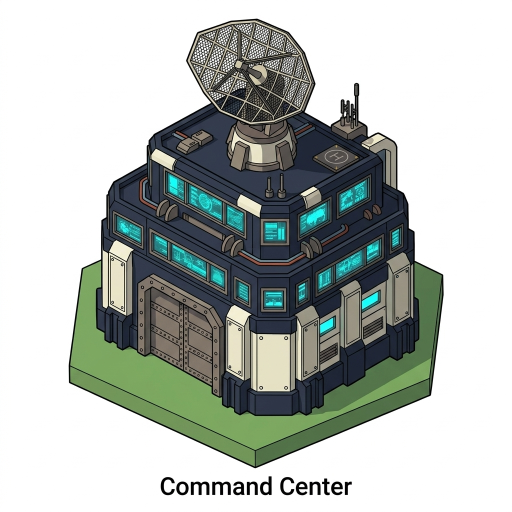
#> input picture assets/input_command_center.jpg, 1024 x 1024 px, given in place of building_factory_preview.png, which was not available (shown at 1/2 size)
$ python make_comparison.py
#> lines starting #> are read from the running program, lines starting #| are printed output that depends on the picture; pictures that were not available may be replaced by others from this repository, and a replacement may not be noted
"""
make_comparison.py — side-by-side Meshy vs Trellis 2 comparison grid
"""
from PIL import Image, ImageDraw
import sys

def compare(meshy_path, trellis_path, output_path, label_left="Meshy", label_right="Trellis 2"):
#> called with label_left = 'Meshy — building_factory', label_right = 'Trellis 2 — run_162340'
    m = Image.open(meshy_path).convert("RGB")
#> m is the input picture: PIL image 1024x1024 RGB; mean R, G, B 180.7, 186.9, 182.3
    t = Image.open(trellis_path).convert("RGB")
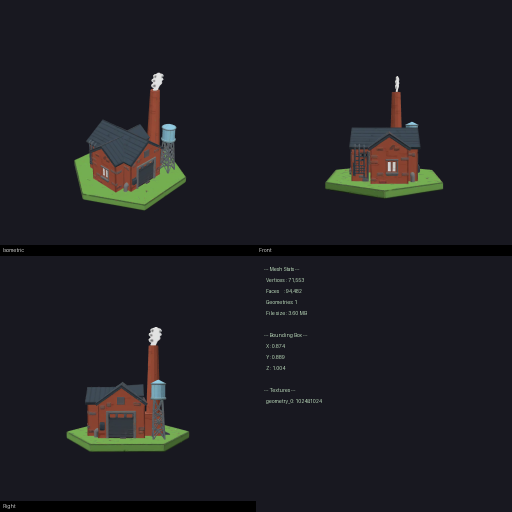
#> input picture runs/run_20260526_162340/preview.png, 1024 x 1024 px, found by its file name (shown at 1/2 size)
#> t is the input picture: PIL image 1024x1024 RGB; mean R, G, B 29.5, 29.3, 34.4
    W, H = m.width, m.height
#> W = 1024; H = 1024
    out = Image.new("RGB", (W * 2 + 8, H + 32), (10, 10, 16))
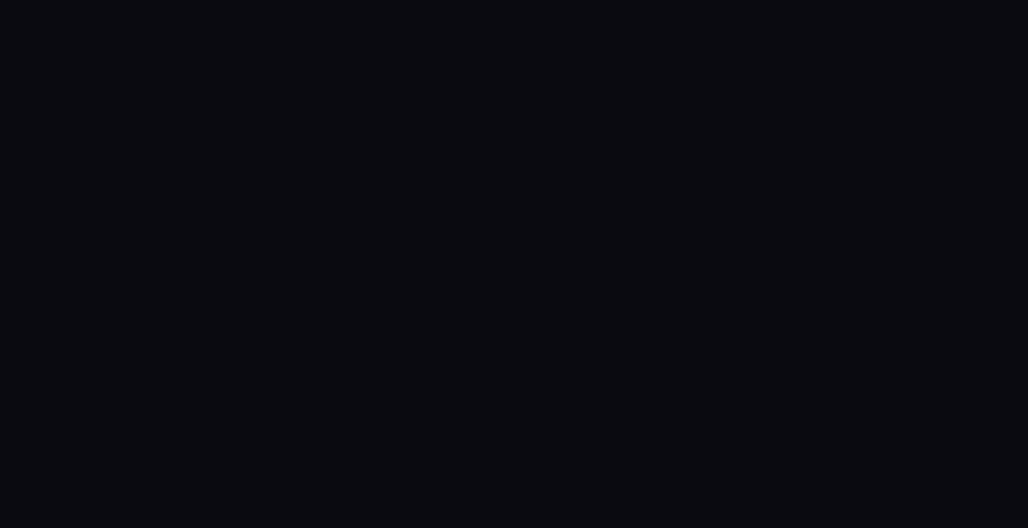
#> out: PIL image 2056x1056 RGB (shown at 1/2 size); mean R, G, B 10, 10, 16
    out.paste(m, (0, 32))
    out.paste(t, (W + 8, 32))
    draw = ImageDraw.Draw(out)
    draw.rectangle([0, 0, W, 30], fill=(30, 60, 30))
    draw.rectangle([W + 8, 0, W * 2 + 8, 30], fill=(30, 30, 80))
    draw.text((8, 6), label_left, fill=(180, 255, 180))
    draw.text((W + 16, 6), label_right, fill=(180, 180, 255))
    out.save(output_path)
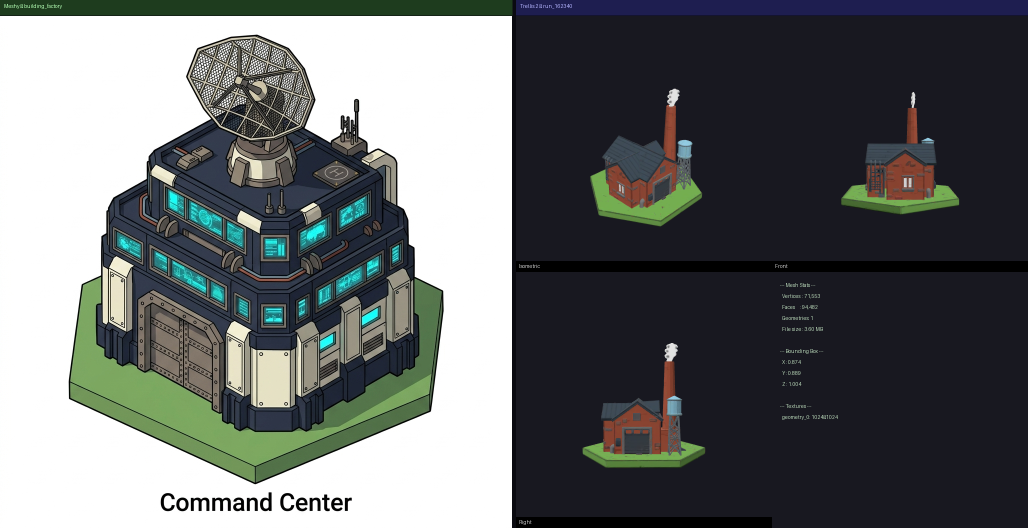
#> saved as compare_factory.png: PIL image 2056x1056 RGB (shown at 1/2 size); mean R, G, B 102.5, 105.9, 106.4
    print(f"Saved: {output_path}")

if __name__ == "__main__":
    # factory
    compare(
        "/root/projects/astroforge/assets/Trellis/GLB/building_factory_preview.png",
        "/root/projects/astroforge_trellis_2/runs/run_20260526_162340/preview.png",
        "/root/projects/astroforge_trellis_2/compare_factory.png",
        "Meshy — building_factory",
        "Trellis 2 — run_162340"
    )
    # command center
    compare(
        "/root/projects/astroforge/assets/Trellis/GLB/building_command_center_preview.png",
        "/root/projects/astroforge_trellis_2/runs/run_20260526_161016/preview.png",
        "/root/projects/astroforge_trellis_2/compare_command_center.png",
        "Meshy — building_command_center",
        "Trellis 2 — run_161016"
    )
#> call 2 of compare, with label_left = 'Meshy — building_command_center', label_right = 'Trellis 2 — run_161016'
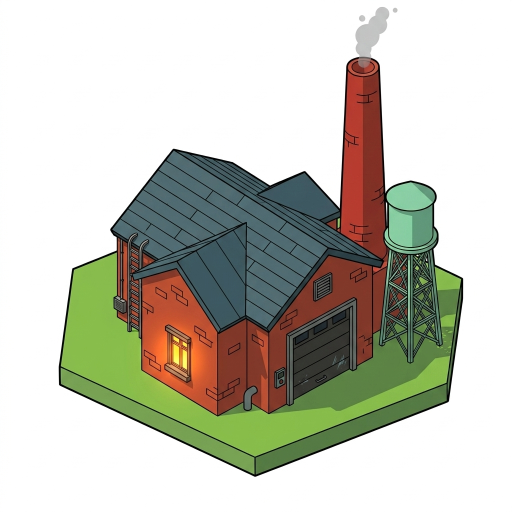
#> input picture assets/input_factory.jpg, 1024 x 1024 px, given in place of building_command_center_preview.png, which was not available (shown at 1/2 size)
#> in compare, m is the input picture: PIL image 1024x1024 RGB; mean R, G, B 196.6, 196.4, 184.2
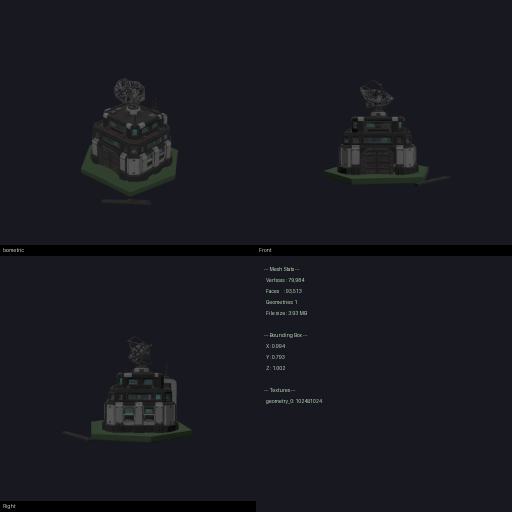
#> input picture runs/run_20260526_161016/preview.png, 1024 x 1024 px, found by its file name (shown at 1/2 size)
#> in compare, t is the input picture: PIL image 1024x1024 RGB; mean R, G, B 24.9, 25.1, 32
    # sample (first trellis2 run)
    compare(
        "/root/projects/astroforge/assets/Trellis/GLB/sample_2026-05-24T203333.099_preview.png",
        "/root/projects/astroforge_trellis_2/runs/run_20260526_152537/preview.png",
        "/root/projects/astroforge_trellis_2/compare_sample.png",
        "Meshy — sample_2026-05-24",
        "Trellis 2 — run_152537"
    )
#> call 3 of compare, with label_left = 'Meshy — sample_2026-05-24', label_right = 'Trellis 2 — run_152537'
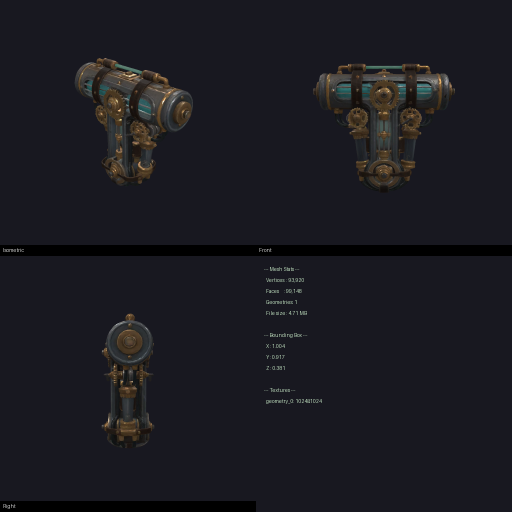
#> input picture runs/run_20260526_152537/preview.png, 1024 x 1024 px, found by its file name (shown at 1/2 size)
#> in compare, t is the input picture: PIL image 1024x1024 RGB; mean R, G, B 26.6, 26.2, 32.5
#> in compare (call 3), `out.save(output_path)`:
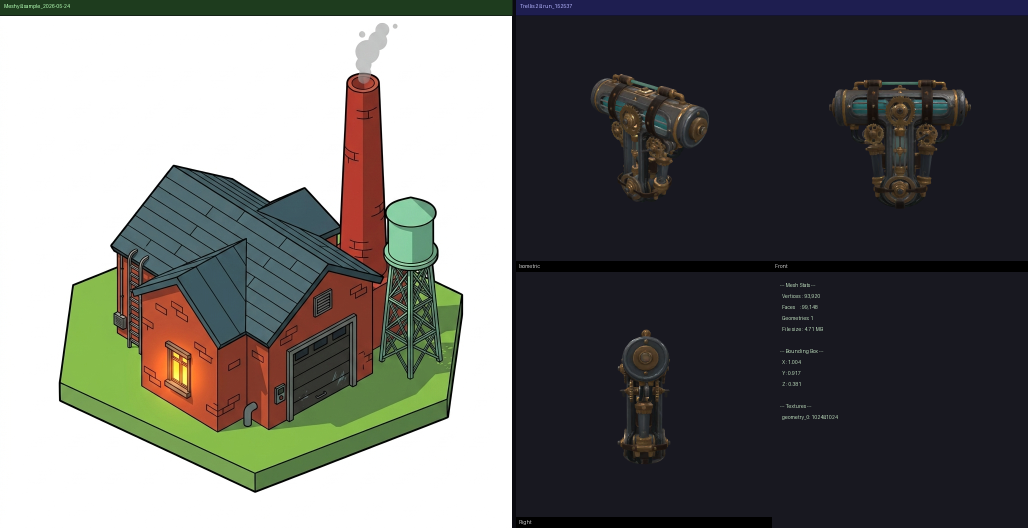
#> saved as compare_sample.png: PIL image 2056x1056 RGB (shown at 1/2 size); mean R, G, B 108.8, 108.9, 106.4
